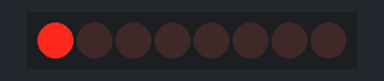
Recording of a sketch running on a simulated Arduino Uno, built with avr-gcc and run on an emulated ATmega328P. Shown: 8 shift-register outputs drawn as a row of LEDs (first output left, lit = HIGH). Wiring (inferred from the names in the program): shift register (74HC595): data pin 11; shift clock pin 12; latch pin 8. Wiring (inferred from the signals the program sends): row of LEDs: on Q0, Q1, Q2, Q3, Q4, Q5, Q6, Q7.

Above: at 0.3 s.
At 5.1 s:
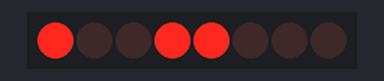
At 10.1 s:
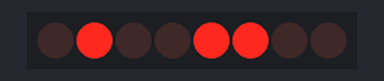
At 19.91 s:
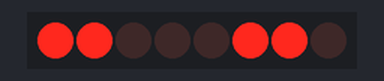
At 29.72 s:
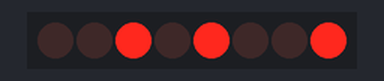
At 39.72 s:
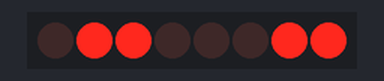
Timing chart, 0 to 40.0 s (numbered marks = the images above):
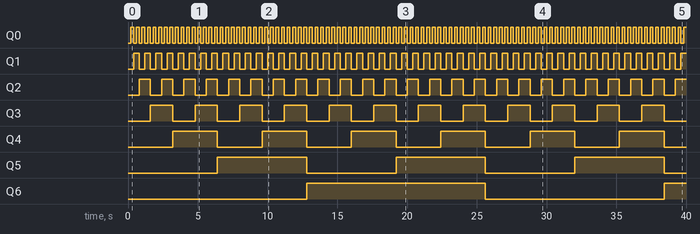

The sketch:

lab_7.ino
```cpp
//Lab7

//pins of 74HC595
int latchPin = 8;
int clockPin = 12;
int dataPin = 11;

// Variable - indicates LEDs turned on or off
byte leds = 0;

void setup()
{
  pinMode(latchPin, OUTPUT);
  pinMode(dataPin, OUTPUT);
  pinMode(clockPin, OUTPUT);
}

void loop()
{
  for (int i = 0; i <= 255; i++) {
    // Convert decimal value to binary pattern
    leds = byteToBinary(i);
    // Update the shift register with new LED pattern
    updateShiftRegister();
    delay(200);
  }
}


//sets the latchPin to low,
//then calls the Arduino function 'shiftOut'
//to shift out contents of variable 'leds'
//then, sets the latchPin high
void updateShiftRegister()
{
   digitalWrite(latchPin, LOW);
   shiftOut(dataPin, clockPin, LSBFIRST, leds);
   digitalWrite(latchPin, HIGH);
}

//converts a decimal value to a binary pattern
byte byteToBinary(int value) {
  byte result = 0;

  // Loop through each bit position
  for (int i = 0; i < 8; i++) {
    // Determine the bit value at current position
    int bitValue = bitRead(value, i);

    // Set the corresponding bit in the result
    // Invert the bit position to match the wiring
    bitWrite(result, 7 - i, bitValue);

  }

  return result;
}
```

Measured:
- by itself, Q0: alternates HIGH for 0.20 s and LOW for 0.20 s
- by itself, Q1: alternates HIGH for 0.40 s and LOW for 0.40 s
- by itself, Q2: alternates HIGH for 0.80 s and LOW for 0.80 s
- by itself, Q3: alternates HIGH for 1.6 s and LOW for 1.6 s
- by itself, Q4: alternates HIGH for 3.2 s and LOW for 3.2 s
- by itself, Q5: alternates HIGH for 6.4 s and LOW for 6.4 s
- by itself, Q6: LOW → HIGH at 12.8 s, → LOW 12.8 s later, → HIGH 12.8 s later
